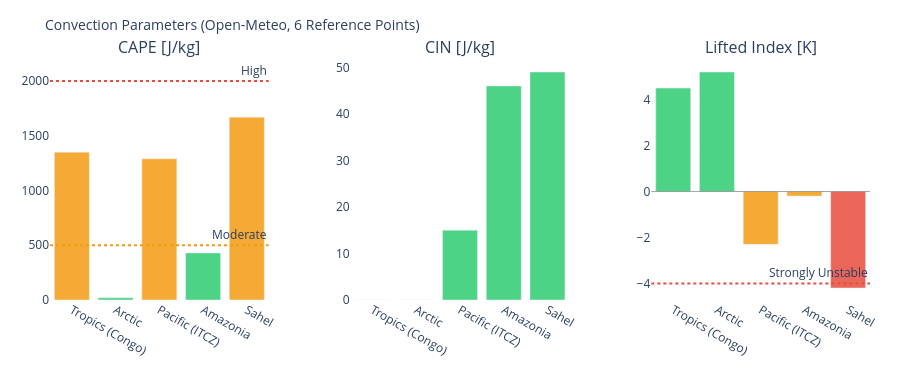

The notebook cell this image was saved under:
### Markdown cell above
---
## 3. Visualizations

### Code cell
# ============================================================
# CAPE / CIN / LIFTED INDEX – Convection potential
# ============================================================

if not df_atm.empty:
    fig = make_subplots(
        rows=1, cols=3,
        subplot_titles=['CAPE [J/kg]', 'CIN [J/kg]', 'Lifted Index [K]'],
        horizontal_spacing=0.1
    )
    pts = df_atm['point'].tolist()
    pt_colors = ['#E85D24','#185FA5','#888780','#378ADD','#639922','#F2A623']

    # CAPE – höher = mehr Gewitterpotential
    cape_vals = df_atm['cape'].fillna(0).tolist()
    cape_colors = ['#e74c3c' if v > 2000 else '#f39c12' if v > 500 else '#2ecc71'
                   for v in cape_vals]
    fig.add_trace(go.Bar(x=pts, y=cape_vals, marker_color=cape_colors,
                         opacity=0.85, showlegend=False), row=1, col=1)
    fig.add_hline(y=2000, line_dash='dot', line_color='#e74c3c',
                  annotation_text='High', row=1, col=1)
    fig.add_hline(y=500,  line_dash='dot', line_color='#f39c12',
                  annotation_text='Moderate', row=1, col=1)

    # CIN – negativer = stärker gedeckelt (weniger Auslöse)
    cin_vals = df_atm['cin'].fillna(0).tolist()
    cin_colors = ['#e74c3c' if v < -200 else '#f39c12' if v < -50 else '#2ecc71'
                  for v in cin_vals]
    fig.add_trace(go.Bar(x=pts, y=cin_vals, marker_color=cin_colors,
                         opacity=0.85, showlegend=False), row=1, col=2)

    # Lifted Index – negativ = instabil
    li_vals = df_atm['li'].fillna(0).tolist()
    li_colors = ['#e74c3c' if v < -4 else '#f39c12' if v < 0 else '#2ecc71'
                 for v in li_vals]
    fig.add_trace(go.Bar(x=pts, y=li_vals, marker_color=li_colors,
                         opacity=0.85, showlegend=False), row=1, col=3)
    fig.add_hline(y=0, line_color='gray', line_width=0.7, row=1, col=3)
    fig.add_hline(y=-4, line_dash='dot', line_color='#e74c3c',
                  annotation_text='Strongly Unstable', row=1, col=3)

    fig.update_layout(
        title=dict(text='Convection Parameters (Open-Meteo, 6 Reference Points)', font=dict(size=14)),
        height=380, plot_bgcolor='rgba(0,0,0,0)', paper_bgcolor='rgba(0,0,0,0)',
        margin=dict(l=50, r=30, t=60, b=80)
    )
    fig.update_xaxes(tickangle=30)
    fig.show()

### Figure 1 — Plotly figure (JSON) as saved in the notebook; plotly's stock layout.template omitted (floating-point values rounded to 4 significant figures)
{"data": [{"marker": {"color": ["#f39c12", "#2ecc71", "#f39c12", "#2ecc71", "#f39c12"]}, "opacity": 0.85, "showlegend": false, "type": "bar", "x": ["Tropics (Congo)", "Arctic", "Pacific (ITCZ)", "Amazonia", "Sahel"], "xaxis": "x", "y": [1350.0, 20.0, 1290.0, 430.0, 1670.0], "yaxis": "y"}, {"marker": {"color": ["#2ecc71", "#2ecc71", "#2ecc71", "#2ecc71", "#2ecc71"]}, "opacity": 0.85, "showlegend": false, "type": "bar", "x": ["Tropics (Congo)", "Arctic", "Pacific (ITCZ)", "Amazonia", "Sahel"], "xaxis": "x2", "y": [0.0, 0.0, 15.0, 46.0, 49.0], "yaxis": "y2"}, {"marker": {"color": ["#2ecc71", "#2ecc71", "#f39c12", "#f39c12", "#e74c3c"]}, "opacity": 0.85, "showlegend": false, "type": "bar", "x": ["Tropics (Congo)", "Arctic", "Pacific (ITCZ)", "Amazonia", "Sahel"], "xaxis": "x3", "y": [4.5, 5.2, -2.3, -0.2, -4.2], "yaxis": "y3"}], "layout": {"annotations": [{"font": {"size": 16}, "showarrow": false, "text": "CAPE [J/kg]", "x": 0.1333, "xanchor": "center", "xref": "paper", "y": 1.0, "yanchor": "bottom", "yref": "paper"}, {"font": {"size": 16}, "showarrow": false, "text": "CIN [J/kg]", "x": 0.5, "xanchor": "center", "xref": "paper", "y": 1.0, "yanchor": "bottom", "yref": "paper"}, {"font": {"size": 16}, "showarrow": false, "text": "Lifted Index [K]", "x": 0.8667, "xanchor": "center", "xref": "paper", "y": 1.0, "yanchor": "bottom", "yref": "paper"}, {"showarrow": false, "text": "High", "x": 1, "xanchor": "right", "xref": "x domain", "y": 2000, "yanchor": "bottom", "yref": "y"}, {"showarrow": false, "text": "Moderate", "x": 1, "xanchor": "right", "xref": "x domain", "y": 500, "yanchor": "bottom", "yref": "y"}, {"showarrow": false, "text": "Strongly Unstable", "x": 1, "xanchor": "right", "xref": "x3 domain", "y": -4, "yanchor": "bottom", "yref": "y3"}], "height": 380, "margin": {"b": 80, "l": 50, "r": 30, "t": 60}, "paper_bgcolor": "rgba(0,0,0,0)", "plot_bgcolor": "rgba(0,0,0,0)", "shapes": [{"line": {"color": "#e74c3c", "dash": "dot"}, "type": "line", "x0": 0, "x1": 1, "xref": "x domain", "y0": 2000, "y1": 2000, "yref": "y"}, {"line": {"color": "#f39c12", "dash": "dot"}, "type": "line", "x0": 0, "x1": 1, "xref": "x domain", "y0": 500, "y1": 500, "yref": "y"}, {"line": {"color": "gray", "width": 0.7}, "type": "line", "x0": 0, "x1": 1, "xref": "x3 domain", "y0": 0, "y1": 0, "yref": "y3"}, {"line": {"color": "#e74c3c", "dash": "dot"}, "type": "line", "x0": 0, "x1": 1, "xref": "x3 domain", "y0": -4, "y1": -4, "yref": "y3"}], "title": {"font": {"size": 14}, "text": "Convection Parameters (Open-Meteo, 6 Reference Points)"}, "xaxis": {"anchor": "y", "domain": [0.0, 0.2667], "tickangle": 30}, "xaxis2": {"anchor": "y2", "domain": [0.3667, 0.6333], "tickangle": 30}, "xaxis3": {"anchor": "y3", "domain": [0.7333, 1.0], "tickangle": 30}, "yaxis": {"anchor": "x", "domain": [0.0, 1.0]}, "yaxis2": {"anchor": "x2", "domain": [0.0, 1.0]}, "yaxis3": {"anchor": "x3", "domain": [0.0, 1.0]}}}
